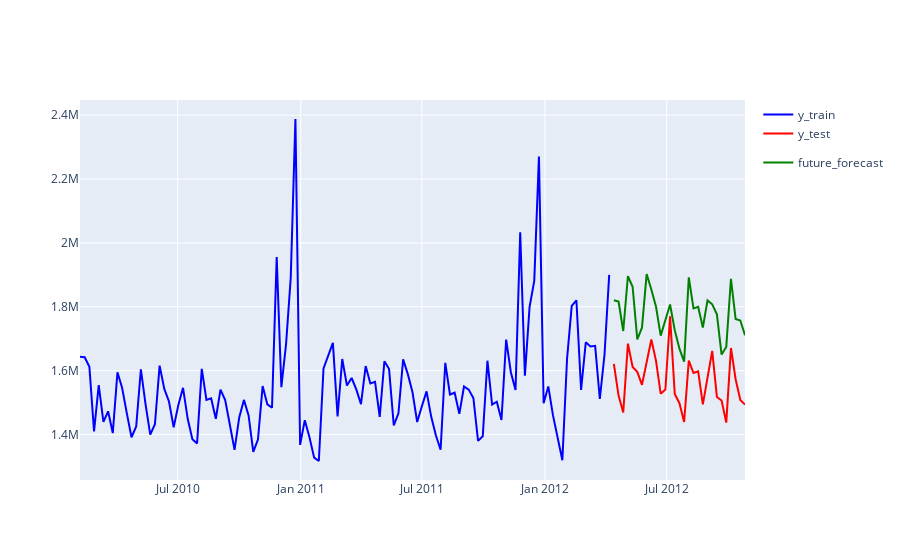

The cell this chart's notebook holds for it:
### Code cell
plot_ys(y_train, y_test, future_forecast, labels=["y_train", "y_test", "future_forecast"])
mape_loss(y_test, future_forecast)
